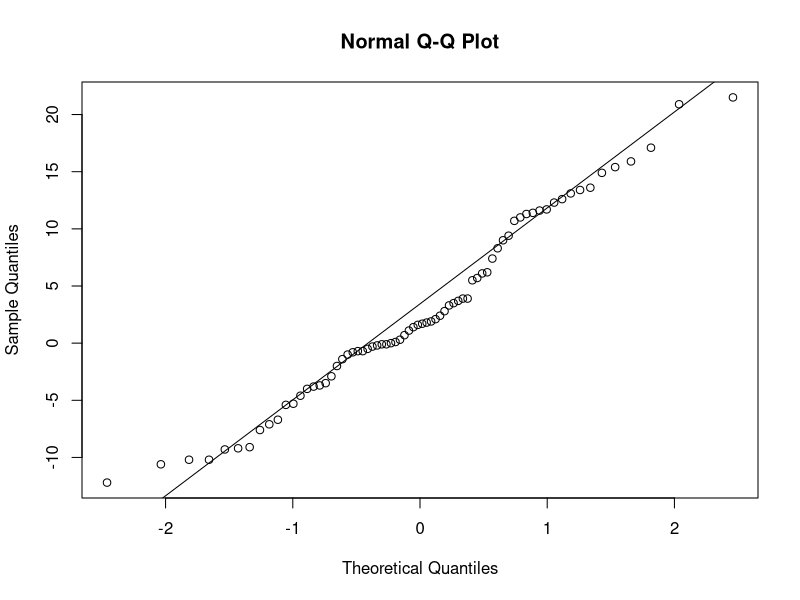
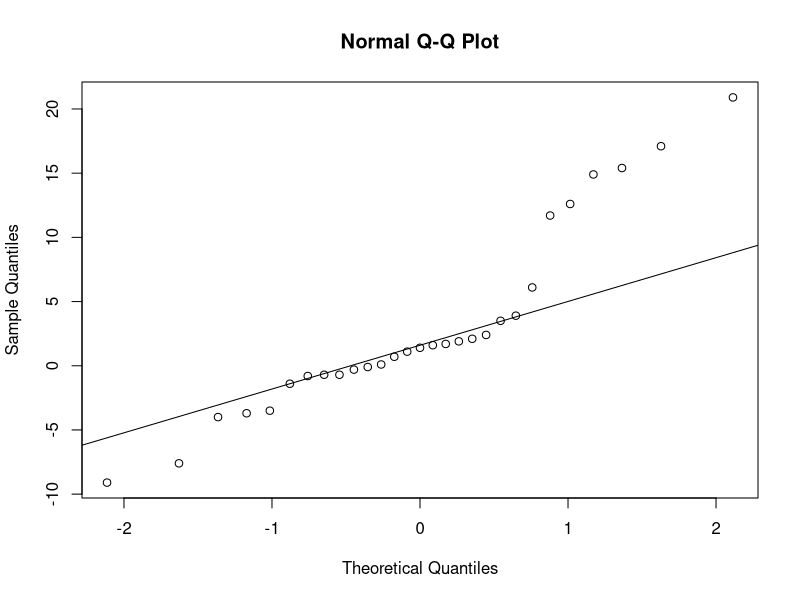
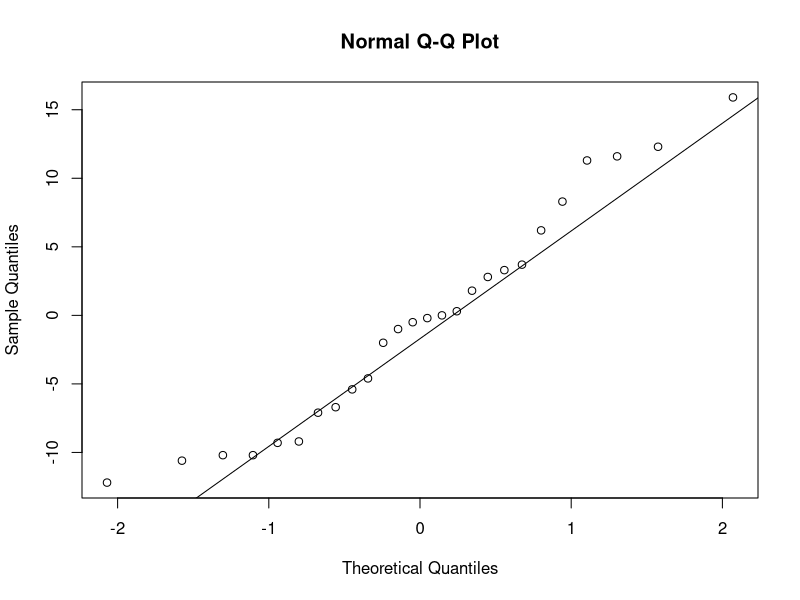
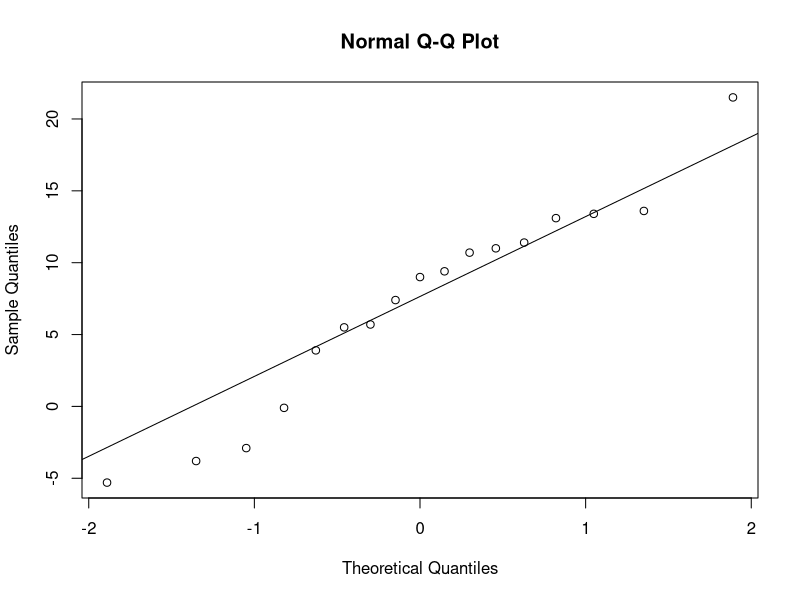
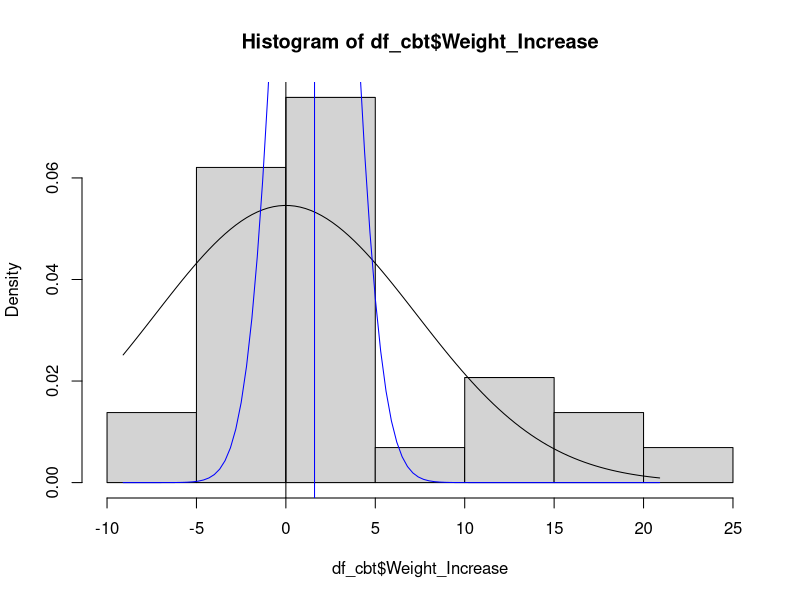
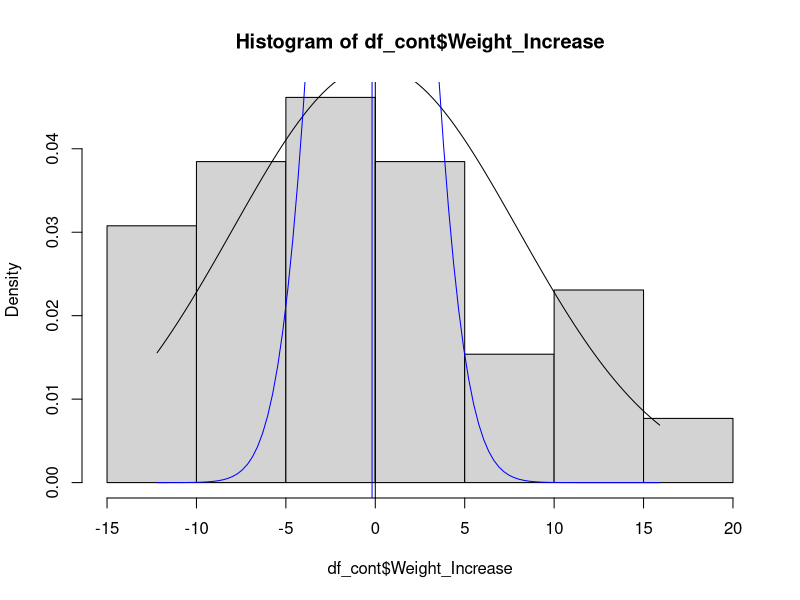
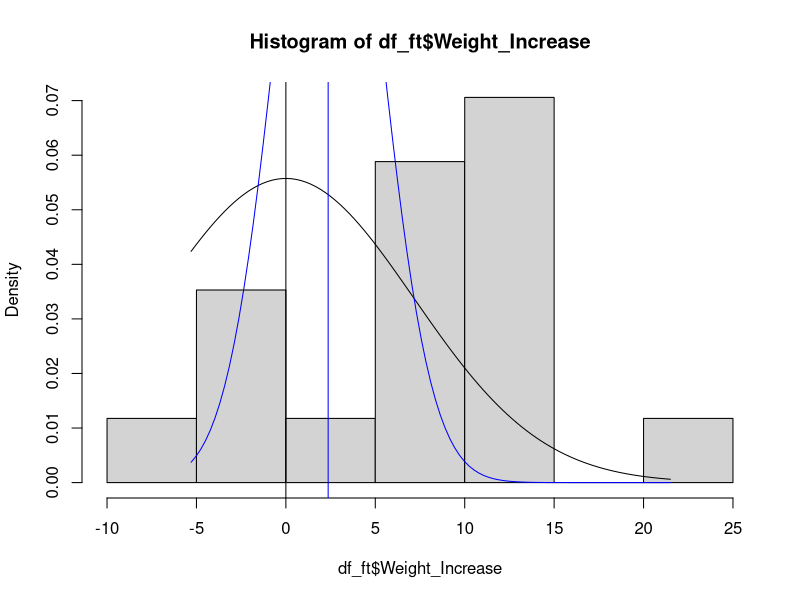

Recreate these plots in R, in order.
## ---- chunk 1
set.seed(42)
## ---- chunk 2
library(dplyr)
library(MASS)
df <- anorexia
## ---- chunk 3
df$Weight_Increase <- df$Postwt - df$Prewt
## ---- chunk 4
qqnorm(df$Weight_Increase)
qqline(df$Weight_Increase)
#qqplot(y, rt(300, df = 5))
## ---- chunk 5
# CBT
df %>%
    filter(Treat == 'CBT') %>%
    .$Weight_Increase %>%
    qqnorm()
df %>%
    filter(Treat == 'CBT') %>%
    .$Weight_Increase %>%
    qqline()

# Cont
df %>%
    filter(Treat == 'Cont') %>%
    .$Weight_Increase %>%
    qqnorm()
df %>%
    filter(Treat == 'Cont') %>%
    .$Weight_Increase %>%
    qqline()

# FT
df %>%
    filter(Treat == 'FT') %>%
    .$Weight_Increase %>%
    qqnorm()
df %>%
    filter(Treat == 'FT') %>%
    .$Weight_Increase %>%
    qqline()
## ---- chunk 6
update_sigma <- function(x, prior_sig, sig=1) {
    (length(x) / sig^2 + 1 / prior_sig^2) ^ -1
}

update_mu <- function(x, prior_mu, prior_sig, sig=1) {
    update_sigma(prior_sig, sig) * (length(x) * mean(x) / sig^2 + prior_mu / prior_sig^2)
}
## ---- chunk 7
df_cbt <- df %>%
    filter(Treat == 'CBT')
df_cont <- df %>%
    filter(Treat == 'Cont')
df_ft <- df %>%
    filter(Treat == 'FT')

prior_sigma_cbt <- sd(df_cbt$Weight_Increase)
prior_mu_cbt <- 0
prior_sigma_cont <- sd(df_cont$Weight_Increase)
prior_mu_cont <- 0
prior_sigma_ft <- sd(df_ft$Weight_Increase)
prior_mu_ft <- 0
## ---- chunk 8
print(paste0('Prior CBT: ', prior_sigma_cbt, ' ', prior_mu_cbt))
print(paste0('Prior Cont: ', prior_sigma_cont, ' ', prior_mu_cont))
print(paste0('Prior FT: ', prior_sigma_ft, ' ', prior_mu_ft))
## ---- chunk 9
post_sigma_cbt <- update_sigma(df_cbt$Weight_Increase, prior_sigma_cbt, prior_sigma_cbt)
post_mu_cbt <- update_mu(df_cbt$Weight_Increase, prior_mu_cbt, prior_sigma_cbt, prior_sigma_cbt)
post_sigma_cont <- update_sigma(df_cont$Weight_Increase, prior_sigma_cont, prior_sigma_cont)
post_mu_cont <- update_mu(df_cont$Weight_Increase, prior_mu_cont, prior_sigma_cont, prior_sigma_cont)
post_sigma_ft <- update_sigma(df_ft$Weight_Increase, prior_sigma_ft, prior_sigma_ft)
post_mu_ft <- update_mu(df_ft$Weight_Increase, prior_mu_ft, prior_sigma_ft, prior_sigma_ft)
## ---- chunk 10
print(paste0('Posterior CBT: ', post_sigma_cbt, ' ', post_mu_cbt))
print(paste0('Posterior Cont: ', post_sigma_cont, ' ', post_mu_cont))
print(paste0('Posterior FT: ', post_sigma_ft, ' ', post_mu_ft))
## ---- chunk 11
min_x <- min(df_cbt$Weight_Increase)
max_x <- max(df_cbt$Weight_Increase)
hist(df_cbt$Weight_Increase, freq=F)
curve(dnorm(x,mean=prior_mu_cbt,sd=prior_sigma_cbt), min_x, max_x, add=T, col='black')
abline(v=prior_mu_cbt,col='black')
curve(dnorm(x,mean=post_mu_cbt,sd=post_sigma_cbt), min_x, max_x, add=T, col='blue')
abline(v=post_mu_cbt,col='blue')
## ---- chunk 12
min_x <- min(df_cont$Weight_Increase)
max_x <- max(df_cont$Weight_Increase)
hist(df_cont$Weight_Increase, freq=F)
curve(dnorm(x,mean=prior_mu_cont,sd=prior_sigma_cont), min_x, max_x, add=T, col='black')
abline(v=prior_mu_cont,col='black')
curve(dnorm(x,mean=post_mu_cont,sd=post_sigma_cont), min_x, max_x, add=T, col='blue')
abline(v=post_mu_cont,col='blue')
## ---- chunk 13
min_x <- min(df_ft$Weight_Increase)
max_x <- max(df_ft$Weight_Increase)
hist(df_ft$Weight_Increase, freq=F)
curve(dnorm(x,mean=prior_mu_ft,sd=prior_sigma_ft), min_x, max_x, add=T, col='black')
abline(v=prior_mu_ft,col='black')
curve(dnorm(x,mean=post_mu_ft,sd=post_sigma_ft), min_x, max_x, add=T, col='blue')
abline(v=post_mu_ft,col='blue')
## ---- chunk 14
M <- 1000
c_val <- 0.05

samples_cbt <- rnorm(M, post_mu_cbt, post_sigma_cbt)
samples_cont <- rnorm(M, post_mu_cont, post_sigma_cont)
samples_ft <- rnorm(M, post_mu_ft, post_sigma_ft)

prob_vec <- c(c_val, 1-c_val)
ci_cbt <- quantile(samples_cbt, probs=prob_vec)
ci_cont <- quantile(samples_cont, probs=prob_vec)
ci_ft <- quantile(samples_ft, probs=prob_vec)
## ---- chunk 15
print(paste0('CBT Cred Int: ', ci_cbt))
print(paste0('Cont Cred Int: ', ci_cont))
print(paste0('FT Cred Int: ', ci_ft))
